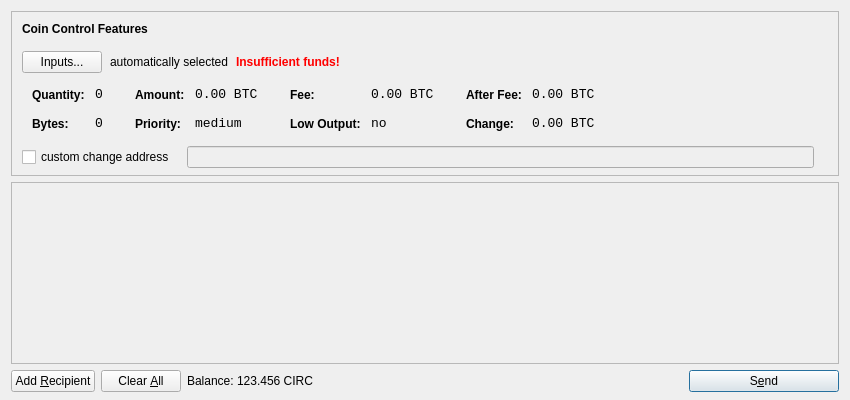
<?xml version="1.0" encoding="UTF-8"?>
<ui version="4.0">
 <class>SendCoinsDialog</class>
 <widget class="QDialog" name="SendCoinsDialog">
  <property name="geometry">
   <rect>
    <x>0</x>
    <y>0</y>
    <width>850</width>
    <height>400</height>
   </rect>
  </property>
  <property name="windowTitle">
   <string>Send Coins</string>
  </property>
  <layout class="QVBoxLayout" name="verticalLayout" stretch="0,1,0">
   <property name="bottomMargin">
    <number>8</number>
   </property>
   <item>
    <widget class="QFrame" name="frameCoinControl">
     <property name="sizePolicy">
      <sizepolicy hsizetype="Expanding" vsizetype="Expanding">
       <horstretch>0</horstretch>
       <verstretch>0</verstretch>
      </sizepolicy>
     </property>
     <property name="maximumSize">
      <size>
       <width>16777215</width>
       <height>16777215</height>
      </size>
     </property>
     <property name="frameShape">
      <enum>QFrame::StyledPanel</enum>
     </property>
     <property name="frameShadow">
      <enum>QFrame::Sunken</enum>
     </property>
     <layout class="QVBoxLayout" name="verticalLayoutCoinControl2">
      <property name="spacing">
       <number>-1</number>
      </property>
      <property name="leftMargin">
       <number>0</number>
      </property>
      <property name="topMargin">
       <number>0</number>
      </property>
      <property name="rightMargin">
       <number>0</number>
      </property>
      <property name="bottomMargin">
       <number>6</number>
      </property>
      <item>
       <layout class="QVBoxLayout" name="verticalLayoutCoinControl" stretch="0,0,0,0,1">
        <property name="spacing">
         <number>0</number>
        </property>
        <property name="leftMargin">
         <number>10</number>
        </property>
        <property name="topMargin">
         <number>10</number>
        </property>
        <item>
         <layout class="QHBoxLayout" name="horizontalLayoutCoinControl1">
          <property name="bottomMargin">
           <number>15</number>
          </property>
          <item>
           <widget class="QLabel" name="labelCoinControlFeatures">
            <property name="sizePolicy">
             <sizepolicy hsizetype="Preferred" vsizetype="Maximum">
              <horstretch>0</horstretch>
              <verstretch>0</verstretch>
             </sizepolicy>
            </property>
            <property name="font">
             <font>
              <weight>75</weight>
              <bold>true</bold>
             </font>
            </property>
            <property name="styleSheet">
             <string notr="true">font-weight:bold;</string>
            </property>
            <property name="text">
             <string>Coin Control Features</string>
            </property>
           </widget>
          </item>
         </layout>
        </item>
        <item>
         <layout class="QHBoxLayout" name="horizontalLayoutCoinControl2" stretch="0,0,0,0">
          <property name="spacing">
           <number>8</number>
          </property>
          <property name="bottomMargin">
           <number>10</number>
          </property>
          <item>
           <widget class="QPushButton" name="pushButtonCoinControl">
            <property name="styleSheet">
             <string notr="true"/>
            </property>
            <property name="text">
             <string>Inputs...</string>
            </property>
           </widget>
          </item>
          <item>
           <widget class="QLabel" name="labelCoinControlAutomaticallySelected">
            <property name="text">
             <string>automatically selected</string>
            </property>
            <property name="margin">
             <number>5</number>
            </property>
           </widget>
          </item>
          <item>
           <widget class="QLabel" name="labelCoinControlInsuffFunds">
            <property name="font">
             <font>
              <weight>75</weight>
              <bold>true</bold>
             </font>
            </property>
            <property name="styleSheet">
             <string notr="true">color:red;font-weight:bold;</string>
            </property>
            <property name="text">
             <string>Insufficient funds!</string>
            </property>
            <property name="margin">
             <number>5</number>
            </property>
           </widget>
          </item>
          <item>
           <spacer name="horizontalSpacerCoinControl">
            <property name="orientation">
             <enum>Qt::Horizontal</enum>
            </property>
            <property name="sizeHint" stdset="0">
             <size>
              <width>40</width>
              <height>1</height>
             </size>
            </property>
           </spacer>
          </item>
         </layout>
        </item>
        <item>
         <widget class="QWidget" name="widgetCoinControl" native="true">
          <property name="sizePolicy">
           <sizepolicy hsizetype="Preferred" vsizetype="Preferred">
            <horstretch>0</horstretch>
            <verstretch>0</verstretch>
           </sizepolicy>
          </property>
          <property name="minimumSize">
           <size>
            <width>0</width>
            <height>0</height>
           </size>
          </property>
          <property name="styleSheet">
           <string notr="true"/>
          </property>
          <layout class="QHBoxLayout" name="horizontalLayoutCoinControl5">
           <property name="margin">
            <number>0</number>
           </property>
           <item>
            <layout class="QHBoxLayout" name="horizontalLayoutCoinControl3" stretch="0,0,0,1">
             <property name="spacing">
              <number>20</number>
             </property>
             <property name="topMargin">
              <number>0</number>
             </property>
             <property name="bottomMargin">
              <number>10</number>
             </property>
             <item>
              <layout class="QFormLayout" name="formLayoutCoinControl1">
               <property name="horizontalSpacing">
                <number>10</number>
               </property>
               <property name="verticalSpacing">
                <number>14</number>
               </property>
               <property name="leftMargin">
                <number>10</number>
               </property>
               <property name="topMargin">
                <number>4</number>
               </property>
               <property name="rightMargin">
                <number>6</number>
               </property>
               <item row="0" column="0">
                <widget class="QLabel" name="labelCoinControlQuantityText">
                 <property name="styleSheet">
                  <string notr="true">font-weight:bold;</string>
                 </property>
                 <property name="text">
                  <string>Quantity:</string>
                 </property>
                 <property name="margin">
                  <number>0</number>
                 </property>
                </widget>
               </item>
               <item row="0" column="1">
                <widget class="QLabel" name="labelCoinControlQuantity">
                 <property name="font">
                  <font>
                   <family>Monospace</family>
                   <pointsize>10</pointsize>
                  </font>
                 </property>
                 <property name="cursor">
                  <cursorShape>IBeamCursor</cursorShape>
                 </property>
                 <property name="contextMenuPolicy">
                  <enum>Qt::ActionsContextMenu</enum>
                 </property>
                 <property name="text">
                  <string notr="true">0</string>
                 </property>
                 <property name="margin">
                  <number>0</number>
                 </property>
                 <property name="textInteractionFlags">
                  <set>Qt::LinksAccessibleByMouse|Qt::TextSelectableByKeyboard|Qt::TextSelectableByMouse</set>
                 </property>
                </widget>
               </item>
               <item row="1" column="0">
                <widget class="QLabel" name="labelCoinControlBytesText">
                 <property name="styleSheet">
                  <string notr="true">font-weight:bold;</string>
                 </property>
                 <property name="text">
                  <string>Bytes:</string>
                 </property>
                </widget>
               </item>
               <item row="1" column="1">
                <widget class="QLabel" name="labelCoinControlBytes">
                 <property name="font">
                  <font>
                   <family>Monospace</family>
                   <pointsize>10</pointsize>
                  </font>
                 </property>
                 <property name="cursor">
                  <cursorShape>IBeamCursor</cursorShape>
                 </property>
                 <property name="contextMenuPolicy">
                  <enum>Qt::ActionsContextMenu</enum>
                 </property>
                 <property name="text">
                  <string notr="true">0</string>
                 </property>
                 <property name="textInteractionFlags">
                  <set>Qt::LinksAccessibleByMouse|Qt::TextSelectableByKeyboard|Qt::TextSelectableByMouse</set>
                 </property>
                </widget>
               </item>
              </layout>
             </item>
             <item>
              <layout class="QFormLayout" name="formLayoutCoinControl2">
               <property name="horizontalSpacing">
                <number>10</number>
               </property>
               <property name="verticalSpacing">
                <number>14</number>
               </property>
               <property name="leftMargin">
                <number>6</number>
               </property>
               <property name="topMargin">
                <number>4</number>
               </property>
               <property name="rightMargin">
                <number>6</number>
               </property>
               <item row="0" column="0">
                <widget class="QLabel" name="labelCoinControlAmountText">
                 <property name="styleSheet">
                  <string notr="true">font-weight:bold;</string>
                 </property>
                 <property name="text">
                  <string>Amount:</string>
                 </property>
                 <property name="margin">
                  <number>0</number>
                 </property>
                </widget>
               </item>
               <item row="0" column="1">
                <widget class="QLabel" name="labelCoinControlAmount">
                 <property name="font">
                  <font>
                   <family>Monospace</family>
                   <pointsize>10</pointsize>
                  </font>
                 </property>
                 <property name="cursor">
                  <cursorShape>IBeamCursor</cursorShape>
                 </property>
                 <property name="contextMenuPolicy">
                  <enum>Qt::ActionsContextMenu</enum>
                 </property>
                 <property name="text">
                  <string notr="true">0.00 BTC</string>
                 </property>
                 <property name="textInteractionFlags">
                  <set>Qt::LinksAccessibleByMouse|Qt::TextSelectableByKeyboard|Qt::TextSelectableByMouse</set>
                 </property>
                </widget>
               </item>
               <item row="1" column="0">
                <widget class="QLabel" name="labelCoinControlPriorityText">
                 <property name="styleSheet">
                  <string notr="true">font-weight:bold;</string>
                 </property>
                 <property name="text">
                  <string>Priority:</string>
                 </property>
                </widget>
               </item>
               <item row="1" column="1">
                <widget class="QLabel" name="labelCoinControlPriority">
                 <property name="font">
                  <font>
                   <family>Monospace</family>
                   <pointsize>10</pointsize>
                  </font>
                 </property>
                 <property name="cursor">
                  <cursorShape>IBeamCursor</cursorShape>
                 </property>
                 <property name="contextMenuPolicy">
                  <enum>Qt::ActionsContextMenu</enum>
                 </property>
                 <property name="text">
                  <string>medium</string>
                 </property>
                 <property name="textInteractionFlags">
                  <set>Qt::LinksAccessibleByMouse|Qt::TextSelectableByKeyboard|Qt::TextSelectableByMouse</set>
                 </property>
                </widget>
               </item>
              </layout>
             </item>
             <item>
              <layout class="QFormLayout" name="formLayoutCoinControl3">
               <property name="horizontalSpacing">
                <number>10</number>
               </property>
               <property name="verticalSpacing">
                <number>14</number>
               </property>
               <property name="leftMargin">
                <number>6</number>
               </property>
               <property name="topMargin">
                <number>4</number>
               </property>
               <property name="rightMargin">
                <number>6</number>
               </property>
               <item row="0" column="0">
                <widget class="QLabel" name="labelCoinControlFeeText">
                 <property name="styleSheet">
                  <string notr="true">font-weight:bold;</string>
                 </property>
                 <property name="text">
                  <string>Fee:</string>
                 </property>
                 <property name="margin">
                  <number>0</number>
                 </property>
                </widget>
               </item>
               <item row="0" column="1">
                <widget class="QLabel" name="labelCoinControlFee">
                 <property name="font">
                  <font>
                   <family>Monospace</family>
                   <pointsize>10</pointsize>
                  </font>
                 </property>
                 <property name="cursor">
                  <cursorShape>IBeamCursor</cursorShape>
                 </property>
                 <property name="contextMenuPolicy">
                  <enum>Qt::ActionsContextMenu</enum>
                 </property>
                 <property name="text">
                  <string notr="true">0.00 BTC</string>
                 </property>
                 <property name="textInteractionFlags">
                  <set>Qt::LinksAccessibleByMouse|Qt::TextSelectableByKeyboard|Qt::TextSelectableByMouse</set>
                 </property>
                </widget>
               </item>
               <item row="1" column="0">
                <widget class="QLabel" name="labelCoinControlLowOutputText">
                 <property name="styleSheet">
                  <string notr="true">font-weight:bold;</string>
                 </property>
                 <property name="text">
                  <string>Low Output:</string>
                 </property>
                </widget>
               </item>
               <item row="1" column="1">
                <widget class="QLabel" name="labelCoinControlLowOutput">
                 <property name="font">
                  <font>
                   <family>Monospace</family>
                   <pointsize>10</pointsize>
                  </font>
                 </property>
                 <property name="cursor">
                  <cursorShape>IBeamCursor</cursorShape>
                 </property>
                 <property name="contextMenuPolicy">
                  <enum>Qt::ActionsContextMenu</enum>
                 </property>
                 <property name="text">
                  <string>no</string>
                 </property>
                 <property name="textInteractionFlags">
                  <set>Qt::LinksAccessibleByMouse|Qt::TextSelectableByKeyboard|Qt::TextSelectableByMouse</set>
                 </property>
                </widget>
               </item>
              </layout>
             </item>
             <item>
              <layout class="QFormLayout" name="formLayoutCoinControl4">
               <property name="horizontalSpacing">
                <number>10</number>
               </property>
               <property name="verticalSpacing">
                <number>14</number>
               </property>
               <property name="leftMargin">
                <number>6</number>
               </property>
               <property name="topMargin">
                <number>4</number>
               </property>
               <property name="rightMargin">
                <number>6</number>
               </property>
               <item row="0" column="0">
                <widget class="QLabel" name="labelCoinControlAfterFeeText">
                 <property name="styleSheet">
                  <string notr="true">font-weight:bold;</string>
                 </property>
                 <property name="text">
                  <string>After Fee:</string>
                 </property>
                 <property name="margin">
                  <number>0</number>
                 </property>
                </widget>
               </item>
               <item row="0" column="1">
                <widget class="QLabel" name="labelCoinControlAfterFee">
                 <property name="font">
                  <font>
                   <family>Monospace</family>
                   <pointsize>10</pointsize>
                  </font>
                 </property>
                 <property name="cursor">
                  <cursorShape>IBeamCursor</cursorShape>
                 </property>
                 <property name="contextMenuPolicy">
                  <enum>Qt::ActionsContextMenu</enum>
                 </property>
                 <property name="text">
                  <string notr="true">0.00 BTC</string>
                 </property>
                 <property name="textInteractionFlags">
                  <set>Qt::LinksAccessibleByMouse|Qt::TextSelectableByKeyboard|Qt::TextSelectableByMouse</set>
                 </property>
                </widget>
               </item>
               <item row="1" column="0">
                <widget class="QLabel" name="labelCoinControlChangeText">
                 <property name="styleSheet">
                  <string notr="true">font-weight:bold;</string>
                 </property>
                 <property name="text">
                  <string>Change:</string>
                 </property>
                </widget>
               </item>
               <item row="1" column="1">
                <widget class="QLabel" name="labelCoinControlChange">
                 <property name="font">
                  <font>
                   <family>Monospace</family>
                   <pointsize>10</pointsize>
                  </font>
                 </property>
                 <property name="cursor">
                  <cursorShape>IBeamCursor</cursorShape>
                 </property>
                 <property name="contextMenuPolicy">
                  <enum>Qt::ActionsContextMenu</enum>
                 </property>
                 <property name="text">
                  <string notr="true">0.00 BTC</string>
                 </property>
                 <property name="textInteractionFlags">
                  <set>Qt::LinksAccessibleByMouse|Qt::TextSelectableByKeyboard|Qt::TextSelectableByMouse</set>
                 </property>
                </widget>
               </item>
              </layout>
             </item>
            </layout>
           </item>
          </layout>
         </widget>
        </item>
        <item>
         <layout class="QHBoxLayout" name="horizontalLayoutCoinControl4" stretch="0,0,0">
          <property name="spacing">
           <number>12</number>
          </property>
          <property name="sizeConstraint">
           <enum>QLayout::SetDefaultConstraint</enum>
          </property>
          <property name="topMargin">
           <number>5</number>
          </property>
          <property name="rightMargin">
           <number>5</number>
          </property>
          <item>
           <widget class="QCheckBox" name="checkBoxCoinControlChange">
            <property name="text">
             <string>custom change address</string>
            </property>
           </widget>
          </item>
          <item>
           <widget class="QLineEdit" name="lineEditCoinControlChange">
            <property name="enabled">
             <bool>false</bool>
            </property>
            <property name="sizePolicy">
             <sizepolicy hsizetype="Expanding" vsizetype="Fixed">
              <horstretch>0</horstretch>
              <verstretch>0</verstretch>
             </sizepolicy>
            </property>
           </widget>
          </item>
          <item>
           <widget class="QLabel" name="labelCoinControlChangeLabel">
            <property name="sizePolicy">
             <sizepolicy hsizetype="Preferred" vsizetype="Expanding">
              <horstretch>0</horstretch>
              <verstretch>0</verstretch>
             </sizepolicy>
            </property>
            <property name="minimumSize">
             <size>
              <width>0</width>
              <height>0</height>
             </size>
            </property>
            <property name="text">
             <string/>
            </property>
            <property name="margin">
             <number>3</number>
            </property>
           </widget>
          </item>
         </layout>
        </item>
        <item>
         <spacer name="verticalSpacerCoinControl">
          <property name="orientation">
           <enum>Qt::Vertical</enum>
          </property>
          <property name="sizeHint" stdset="0">
           <size>
            <width>800</width>
            <height>1</height>
           </size>
          </property>
         </spacer>
        </item>
       </layout>
      </item>
     </layout>
    </widget>
   </item>
   <item>
    <widget class="QScrollArea" name="scrollArea">
     <property name="widgetResizable">
      <bool>true</bool>
     </property>
     <widget class="QWidget" name="scrollAreaWidgetContents">
      <property name="geometry">
       <rect>
        <x>0</x>
        <y>0</y>
        <width>830</width>
        <height>165</height>
       </rect>
      </property>
      <layout class="QVBoxLayout" name="verticalLayout_2">
       <property name="margin">
        <number>0</number>
       </property>
       <item>
        <layout class="QVBoxLayout" name="entries">
         <property name="spacing">
          <number>6</number>
         </property>
        </layout>
       </item>
       <item>
        <spacer name="verticalSpacer">
         <property name="orientation">
          <enum>Qt::Vertical</enum>
         </property>
         <property name="sizeHint" stdset="0">
          <size>
           <width>20</width>
           <height>40</height>
          </size>
         </property>
        </spacer>
       </item>
      </layout>
     </widget>
    </widget>
   </item>
   <item>
    <layout class="QHBoxLayout" name="horizontalLayout">
     <item>
      <widget class="QPushButton" name="addButton">
       <property name="toolTip">
        <string>Send to multiple recipients at once</string>
       </property>
       <property name="text">
        <string>Add &amp;Recipient</string>
       </property>
       <property name="icon">
        <iconset resource="../bitcoin.qrc">
         <normaloff>:/icons/add</normaloff>:/icons/add</iconset>
       </property>
       <property name="autoDefault">
        <bool>false</bool>
       </property>
      </widget>
     </item>
     <item>
      <widget class="QPushButton" name="clearButton">
       <property name="sizePolicy">
        <sizepolicy hsizetype="Minimum" vsizetype="Fixed">
         <horstretch>0</horstretch>
         <verstretch>0</verstretch>
        </sizepolicy>
       </property>
       <property name="toolTip">
        <string>Remove all transaction fields</string>
       </property>
       <property name="text">
        <string>Clear &amp;All</string>
       </property>
       <property name="icon">
        <iconset resource="../bitcoin.qrc">
         <normaloff>:/icons/remove</normaloff>:/icons/remove</iconset>
       </property>
       <property name="autoRepeatDelay">
        <number>300</number>
       </property>
       <property name="autoDefault">
        <bool>false</bool>
       </property>
      </widget>
     </item>
     <item>
      <layout class="QHBoxLayout" name="horizontalLayout_2">
       <property name="spacing">
        <number>3</number>
       </property>
       <item>
        <widget class="QLabel" name="label">
         <property name="text">
          <string>Balance:</string>
         </property>
        </widget>
       </item>
       <item>
        <widget class="QLabel" name="labelBalance">
         <property name="cursor">
          <cursorShape>IBeamCursor</cursorShape>
         </property>
         <property name="text">
          <string>123.456 CIRC</string>
         </property>
         <property name="textInteractionFlags">
          <set>Qt::LinksAccessibleByMouse|Qt::TextSelectableByKeyboard|Qt::TextSelectableByMouse</set>
         </property>
        </widget>
       </item>
      </layout>
     </item>
     <item>
      <spacer name="horizontalSpacer">
       <property name="orientation">
        <enum>Qt::Horizontal</enum>
       </property>
       <property name="sizeHint" stdset="0">
        <size>
         <width>40</width>
         <height>20</height>
        </size>
       </property>
      </spacer>
     </item>
     <item>
      <widget class="QPushButton" name="sendButton">
       <property name="minimumSize">
        <size>
         <width>150</width>
         <height>0</height>
        </size>
       </property>
       <property name="toolTip">
        <string>Confirm the send action</string>
       </property>
       <property name="text">
        <string>S&amp;end</string>
       </property>
       <property name="icon">
        <iconset resource="../bitcoin.qrc">
         <normaloff>:/icons/send</normaloff>:/icons/send</iconset>
       </property>
       <property name="default">
        <bool>true</bool>
       </property>
      </widget>
     </item>
    </layout>
   </item>
  </layout>
 </widget>
 <resources>
  <include location="../bitcoin.qrc"/>
 </resources>
 <connections/>
</ui>
